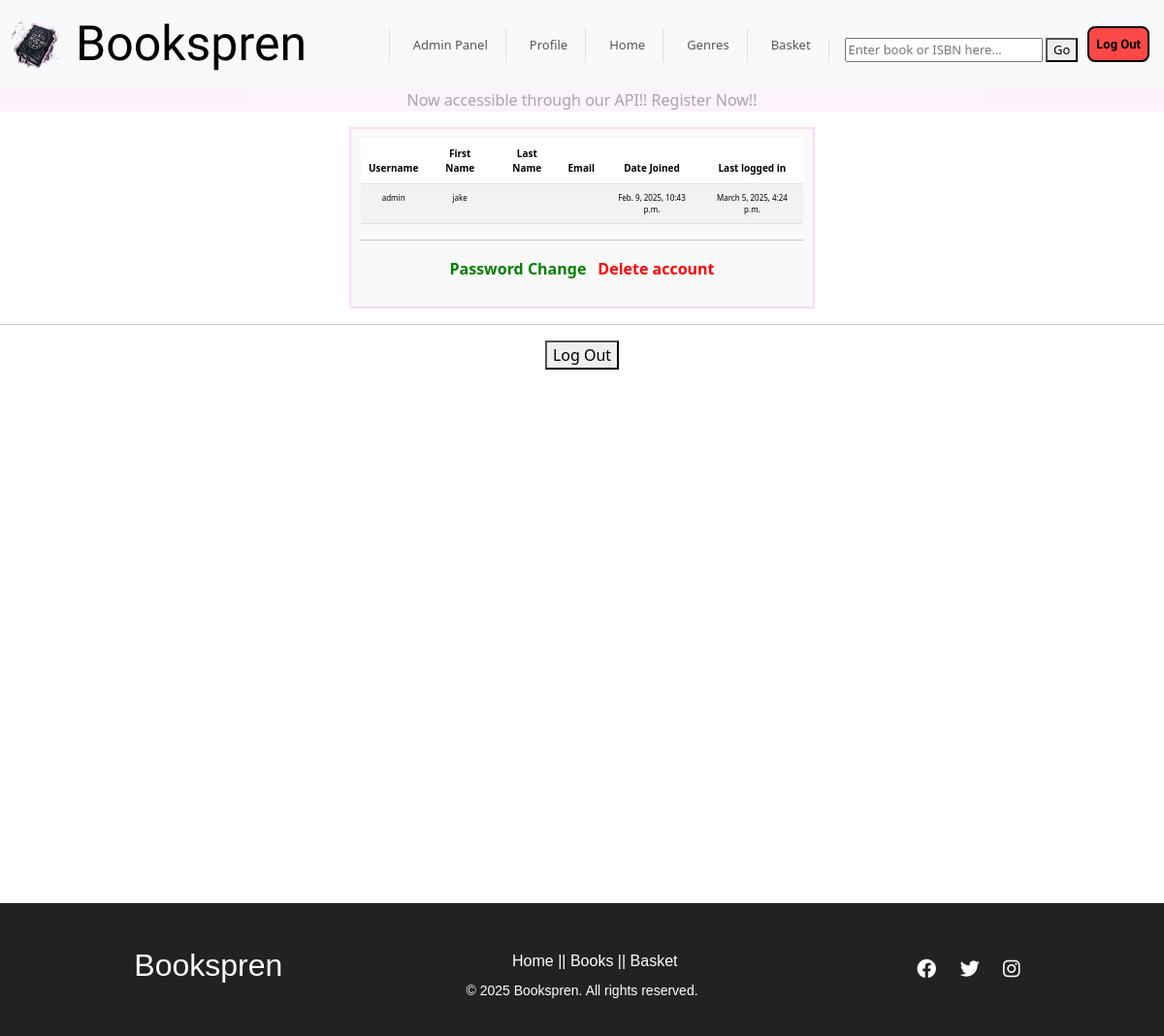
The page /myaccounts/profile_page/ (signed in) on the database as committed earlier.
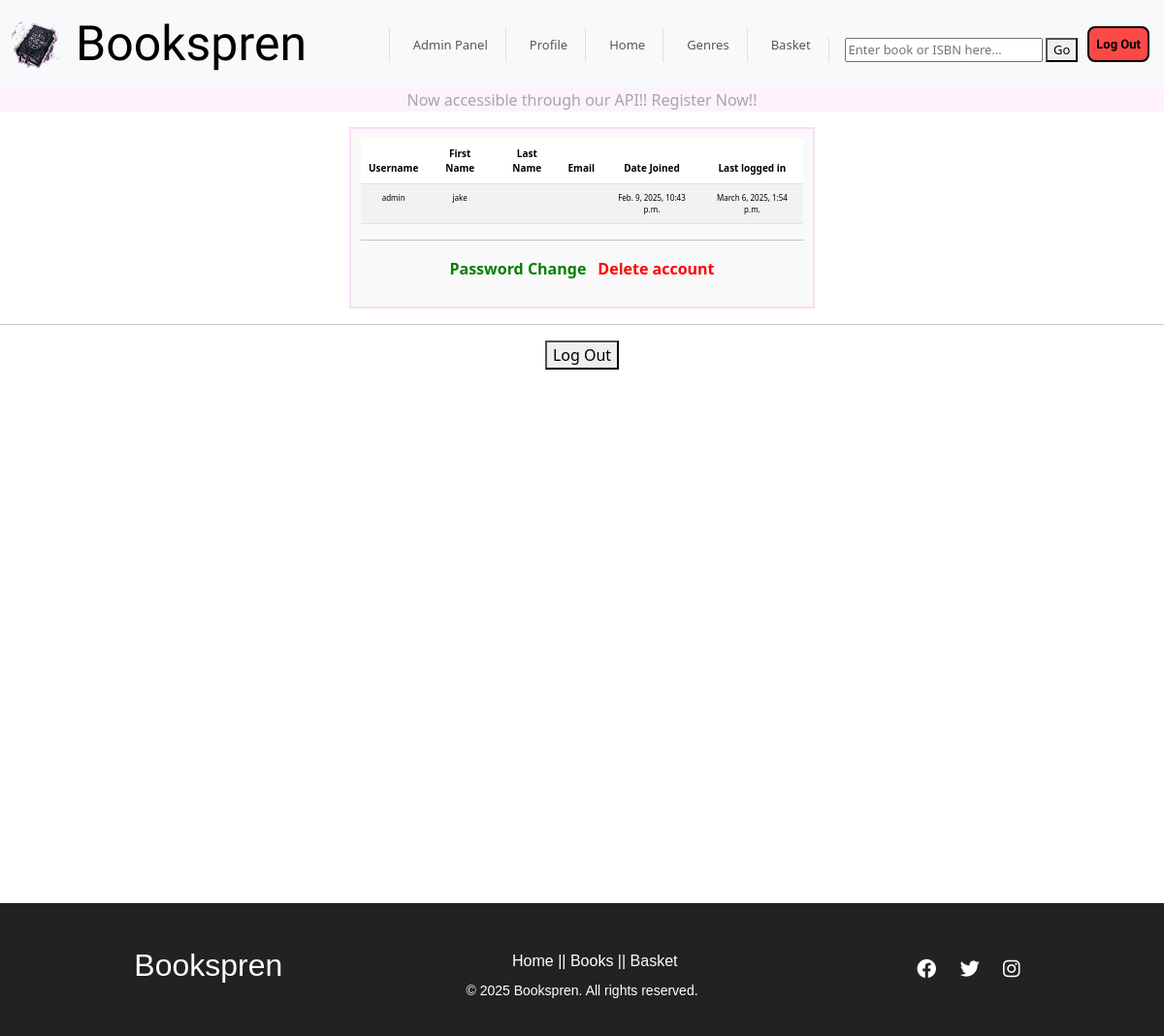
The same page on the database as committed later.
### apps/accounts/models.py (models this page shows, shortened)
class CustomUser(AbstractUser):
    pass

### apps/accounts/views.py (the view)
# urls.py: path("profile_page/", views.profile_page_view, name="profile"),
@login_required
def profile_page_view(request):
    if request.method == "POST":
        user = request.user
        user.delete()  # Deletes the user from the database
        logout(request)  # Logs the user out after deletion
        messages.success(request, "Your account has been deleted.")
        return redirect("home")  # Redirect to the homepage or another page
    return render(request, 'profile_page.html')

### apps/accounts/templates/profile_page.html (shortened to what this page needs)
{% extends 'base.html' %}
{% load static %}
{% block content %}
<div class="profile-div">
    <div class="profile-card" style="min-width: 400px;">
        <table class="table table-striped profile-table">
            <thead style="font-size: 10px">
                <tr>
                    <th>Username</th><th>First Name</th><th>Last Name</th><th>Email</th><th>Date Joined</th><th>Last logged in</th>
                </tr>
        </thead>
        <tbody style="font-size: 8px;">
            <tr>
                <td>{{ user.username }}</td>
                <td>{{ user.first_name }}</td>
                <td>{{ user.last_name }}</td>
                <td>{{ user.email }}</td>
                <td>{{ user.date_joined }}</td>
                <td>{{ user.last_login }}</td>
            </tr>
        </tbody>
        </table>
        <hr>
        <button class="profile-change-button"><a href="{% url 'password_change' %}">Password Change</a></p>
        <form action ={% url 'profile'%} method="post">
            <button class="profile-delete-button" type="submit">Delete account</button>
        </form>
    </div>
<hr>
    <form action="{% url 'logout' %}" method="post">
        <button class="button" type="submit">Log Out</button>
      </form>
</div>
{% endblock %}

Rows that differ between the two databases and show on the page:
changed CustomUser "admin": last_login "March 5, 2025, 4:24 p.m." → "March 6, 2025, 1:54 p.m."
